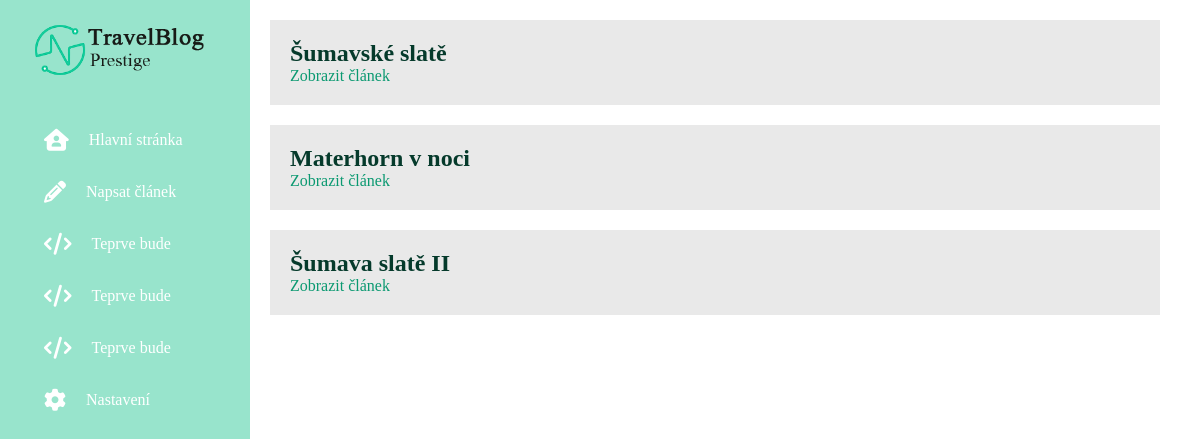
The page / on the database its author committed.
### tables this page shows
CREATE TABLE `Articles` (
  `idArticles` int(10) NOT NULL AUTO_INCREMENT,
  `Title` varchar(119) NOT NULL,
  `Content` longtext NOT NULL,
  `ProfileImg` varchar(44) DEFAULT NULL,
  `Author` int(10) NOT NULL,
  `Destination` int(10) NOT NULL,
  `DatePublic` date NOT NULL,
  PRIMARY KEY (`idArticles`),
  KEY `Author_idx` (`Author`),
  KEY `Destination_idx` (`Destination`),
  FOREIGN KEY (`Author`) REFERENCES `Users` (`idUsers`) ON DELETE NO ACTION ON UPDATE NO ACTION,
  FOREIGN KEY (`Destination`) REFERENCES `Destination` (`idDestination`) ON DELETE NO ACTION ON UPDATE NO ACTION
);

### ClanekObjekt.php (called while the page is built, shortened)
<?php
class Clanek
{
    private $title;
    public function __construct($clanekId)
    {
        $servername = "localhost";
        $username = "root";
        $password = "";
        $database = "travelblog";
        $conn = new mysqli($servername, $username, $password, $database);
        $query = "SELECT * FROM articles WHERE idArticles = $clanekId";
        $result = $conn->query($query);
        $articleAssoc = $result->fetch_assoc();
        $this->title = $articleAssoc['Title'];
        $query = "SELECT User FROM users WHERE idUsers = '".$articleAssoc['Author']."'";
        $result = $conn->query($query);
        $query = "SELECT Name FROM destination WHERE idDestination = '".$articleAssoc['Destination']."'";
        $result = $conn->query($query);
    }
    public function get_title()
    {
        return $this->title;
    }
}
?>

### index.php (the view, shortened to what this page needs)
<?php
require "./ClanekObjekt.php";
?>
<!DOCTYPE html>
<html lang="en">
<head>
    <link rel="stylesheet" href="./css/style.css">
</head>
<body>
    <div class="header">
        <div class="side-nav">
            <a href="./index.php" class="logo">
                <img src="./img/logo.png" alt="logo" class="logo-img">
            </a>
            <ul class="nav-links">
                <li><a href="./index.php"><i class="fa-solid fa-house-user"></i><p>Hlavní stránka</p></a></li>
                <li><a href="./napsatClanek.php"><i class="fa-solid fa-pencil"></i><p>Napsat článek</p></a></li>
                <li><a href="#"><i class="fa-solid fa-code"></i><p>Teprve bude</p></a></li>
                <li><a href="#"><i class="fa-solid fa-code"></i><p>Teprve bude</p></a></li>
                <li><a href="#"><i class="fa-solid fa-code"></i><p>Teprve bude</p></a></li>
                <li><a href="./nastaveni.php"><i class="fa-solid fa-gear"></i><p>Nastavení</p></a></li>
            </ul>
        </div>
    </div>
    <div class="body_right">
        <?php
        for ($i=1; $i <= 3; $i++) {
            echo '<div class="clanek_background">';
            $clanek = new Clanek($i);
            echo "<h2>".$clanek->get_title()."</h2>";
            echo "<a href='clanek.php?id=".$i."'>Zobrazit článek</a><br>";
            echo '</div>';
        }
        ?>
    </div>
</body>
</html>

### css/style.css (style rules this page uses)
* { margin: 0; padding: 0; box-sizing: border-box; }
.header { width: 300px; background: #ffffff; }
.side-nav { width: 250px; height: 100%; background: #98e4cc; position: fixed; top: 0; bottom: 0; padding: 20px 30px; }
.logo { display: block; margin-bottom: 30px; }
.logo-img { width: 180px; }
.nav-links { list-style: none; position: relative; }
.nav-links li { padding: 5px 0; }
.nav-links li a { color: #ffffff; text-decoration: none; padding: 10px 14px; display: flex; align-items: center; }
.nav-links li a i { font-size: 22px; margin-right: 20px; }
.body_right { margin: 20px 20px 20px 270px; }
.clanek_background { display: block; text-justify: center; background: #e9e9e9; margin: 20px 20px 20px 0px; padding: 20px; }
.clanek_background h2 { color: #053a2b; }
.clanek_background a { color: #0b9971; text-decoration: none; }

### rows shown on the page
articles: Title "Šumavské slatě"
articles: Title "Materhorn v noci"
articles: Title "Šumava slatě II"
